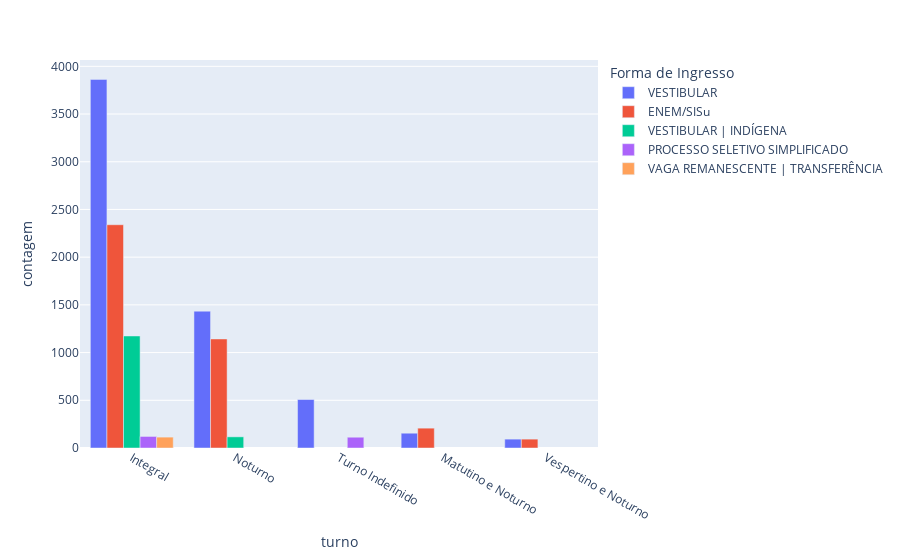

Write notebook code for a chart like this one.
### Code cell
import plotly.express as px 
top_5 = distribuicao_forma.sort_values(by='contagem', ascending=False).head(14)
                                                                        
grafico = px.bar(top_5, x='turno', y='contagem',color='forma_ingresso', barmode='group',labels={'forma_ingresso': 'Forma de Ingresso'})
grafico.show()

### Figure 1 — Plotly figure (JSON) as saved in the notebook; plotly's stock layout.template omitted (floating-point values rounded to 4 significant figures)
{"data": [{"alignmentgroup": "True", "hovertemplate": "Forma de Ingresso=VESTIBULAR<br>turno=%{x}<br>contagem=%{y}<extra></extra>", "legendgroup": "VESTIBULAR", "marker": {"color": "#636efa", "pattern": {"shape": ""}}, "name": "VESTIBULAR", "offsetgroup": "VESTIBULAR", "orientation": "v", "showlegend": true, "textposition": "auto", "type": "bar", "x": ["Integral", "Noturno", "Turno Indefinido", "Matutino e Noturno", "Vespertino e Noturno"], "xaxis": "x", "y": [3863, 1434, 508, 155, 93], "yaxis": "y"}, {"alignmentgroup": "True", "hovertemplate": "Forma de Ingresso=ENEM/SISu<br>turno=%{x}<br>contagem=%{y}<extra></extra>", "legendgroup": "ENEM/SISu", "marker": {"color": "#EF553B", "pattern": {"shape": ""}}, "name": "ENEM/SISu", "offsetgroup": "ENEM/SISu", "orientation": "v", "showlegend": true, "textposition": "auto", "type": "bar", "x": ["Integral", "Noturno", "Matutino e Noturno", "Vespertino e Noturno"], "xaxis": "x", "y": [2340, 1143, 208, 93], "yaxis": "y"}, {"alignmentgroup": "True", "hovertemplate": "Forma de Ingresso=VESTIBULAR | INDÍGENA<br>turno=%{x}<br>contagem=%{y}<extra></extra>", "legendgroup": "VESTIBULAR | INDÍGENA", "marker": {"color": "#00cc96", "pattern": {"shape": ""}}, "name": "VESTIBULAR | INDÍGENA", "offsetgroup": "VESTIBULAR | INDÍGENA", "orientation": "v", "showlegend": true, "textposition": "auto", "type": "bar", "x": ["Integral", "Noturno"], "xaxis": "x", "y": [1174, 117], "yaxis": "y"}, {"alignmentgroup": "True", "hovertemplate": "Forma de Ingresso=PROCESSO SELETIVO SIMPLIFICADO<br>turno=%{x}<br>contagem=%{y}<extra></extra>", "legendgroup": "PROCESSO SELETIVO SIMPLIFICADO", "marker": {"color": "#ab63fa", "pattern": {"shape": ""}}, "name": "PROCESSO SELETIVO SIMPLIFICADO", "offsetgroup": "PROCESSO SELETIVO SIMPLIFICADO", "orientation": "v", "showlegend": true, "textposition": "auto", "type": "bar", "x": ["Integral", "Turno Indefinido"], "xaxis": "x", "y": [121, 113], "yaxis": "y"}, {"alignmentgroup": "True", "hovertemplate": "Forma de Ingresso=VAGA REMANESCENTE | TRANSFERÊNCIA<br>turno=%{x}<br>contagem=%{y}<extra></extra>", "legendgroup": "VAGA REMANESCENTE | TRANSFERÊNCIA", "marker": {"color": "#FFA15A", "pattern": {"shape": ""}}, "name": "VAGA REMANESCENTE | TRANSFERÊNCIA", "offsetgroup": "VAGA REMANESCENTE | TRANSFERÊNCIA", "orientation": "v", "showlegend": true, "textposition": "auto", "type": "bar", "x": ["Integral"], "xaxis": "x", "y": [114], "yaxis": "y"}], "layout": {"barmode": "group", "legend": {"title": {"text": "Forma de Ingresso"}, "tracegroupgap": 0}, "margin": {"t": 60}, "xaxis": {"anchor": "y", "domain": [0, 1], "title": {"text": "turno"}}, "yaxis": {"anchor": "x", "domain": [0, 1], "title": {"text": "contagem"}}}}
